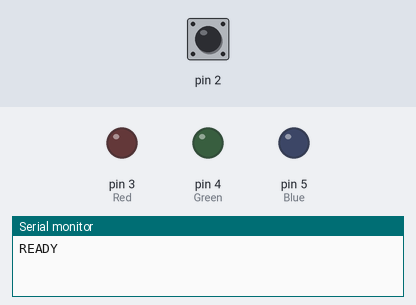
A sketch run on a simulated Arduino Uno, built with avr-gcc and run on an emulated ATmega328P. On the bench: output pins drawn as LEDs (lit = HIGH), the last lines printed to the serial monitor. Inputs (shaded band) come from the test bench; at power-on: pin 2 HIGH.

Above: at 1.2 s.
1.3 s: pin 2 driven LOW
4.3 s: pin 2 pulsed HIGH 2 times (0.12 s each, 0.3 s apart)
At 5.2 s:
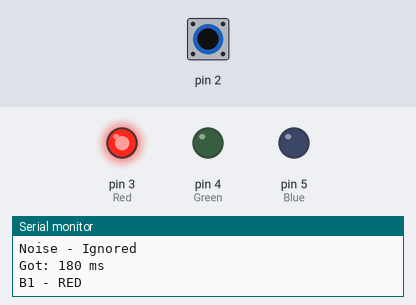
Timing chart, 0 to 8.1 s (numbered marks = the images above; inputs shaded):
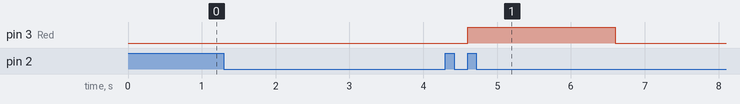

Measured:
- after the input at 4.3 s, pin 3 (Red): LOW → HIGH after 0.30 s, → LOW 2.0 s later

The sketch:

Receiver_Code.ino
```cpp
void setup() {
  pinMode(2, INPUT);
  pinMode(3, OUTPUT);  // Red
  pinMode(4, OUTPUT);  // Green
  pinMode(5, OUTPUT);  // Blue
  Serial.begin(9600);
  Serial.println("READY");
}

void loop() {
  if (digitalRead(2) == LOW) {
    unsigned long start = millis();

    // Wait for signal to end (with timeout)
    while(digitalRead(2) == LOW && millis() - start < 2000);

    unsigned long pulseTime = millis() - start;

    Serial.print("Got: ");
    Serial.print(pulseTime);
    Serial.println(" ms");

    // NON-OVERLAPPING ranges:
    if (pulseTime > 150 && pulseTime < 250) {    // ~200ms
      Serial.println("B1 - RED");
      digitalWrite(3, HIGH); delay(2000); digitalWrite(3, LOW);
    }
    else if (pulseTime > 350 && pulseTime < 450) { // ~400ms
      Serial.println("B2 - GREEN");
      digitalWrite(4, HIGH); delay(2000); digitalWrite(4, LOW);
    }
    else if (pulseTime > 550 && pulseTime < 650) { // ~600ms
      Serial.println("B3 - BLUE");
      digitalWrite(5, HIGH); delay(2000); digitalWrite(5, LOW);
    }
    else {
      Serial.println("Noise - Ignored");
    }
  }
}
```
